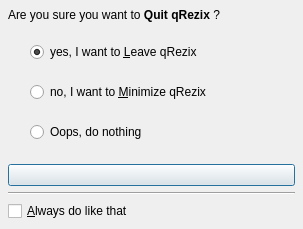
<ui version="4.0" >
 <author></author>
 <comment></comment>
 <exportmacro></exportmacro>
 <class>RzxQuit</class>
 <widget class="QDialog" name="RzxQuit" >
  <property name="geometry" >
   <rect>
    <x>0</x>
    <y>0</y>
    <width>303</width>
    <height>207</height>
   </rect>
  </property>
  <property name="sizePolicy" >
   <sizepolicy>
    <hsizetype>5</hsizetype>
    <vsizetype>5</vsizetype>
    <horstretch>0</horstretch>
    <verstretch>0</verstretch>
   </sizepolicy>
  </property>
  <property name="windowTitle" >
   <string>Quit</string>
  </property>
  <layout class="QGridLayout" >
   <property name="margin" >
    <number>8</number>
   </property>
   <property name="spacing" >
    <number>6</number>
   </property>
   <item row="1" column="1" >
    <layout class="QVBoxLayout" >
     <property name="margin" >
      <number>0</number>
     </property>
     <property name="spacing" >
      <number>6</number>
     </property>
     <item>
      <widget class="QRadioButton" name="radioQuit" >
       <property name="sizePolicy" >
        <sizepolicy>
         <hsizetype>3</hsizetype>
         <vsizetype>0</vsizetype>
         <horstretch>0</horstretch>
         <verstretch>0</verstretch>
        </sizepolicy>
       </property>
       <property name="text" >
        <string>yes, I want to &amp;Leave qRezix</string>
       </property>
       <property name="shortcut" >
        <string>⌥L</string>
       </property>
       <property name="checked" >
        <bool>true</bool>
       </property>
      </widget>
     </item>
     <item>
      <widget class="QRadioButton" name="radioMinimize" >
       <property name="sizePolicy" >
        <sizepolicy>
         <hsizetype>3</hsizetype>
         <vsizetype>0</vsizetype>
         <horstretch>0</horstretch>
         <verstretch>0</verstretch>
        </sizepolicy>
       </property>
       <property name="text" >
        <string>no, I want to &amp;Minimize qRezix</string>
       </property>
       <property name="shortcut" >
        <string>⌥M</string>
       </property>
      </widget>
     </item>
     <item>
      <widget class="QRadioButton" name="radioDoNothing" >
       <property name="sizePolicy" >
        <sizepolicy>
         <hsizetype>7</hsizetype>
         <vsizetype>0</vsizetype>
         <horstretch>0</horstretch>
         <verstretch>0</verstretch>
        </sizepolicy>
       </property>
       <property name="text" >
        <string>Oops, do nothing</string>
       </property>
       <property name="shortcut" >
        <string/>
       </property>
      </widget>
     </item>
    </layout>
   </item>
   <item row="1" column="0" >
    <spacer>
     <property name="orientation" >
      <enum>Qt::Horizontal</enum>
     </property>
     <property name="sizeType" >
      <enum>QSizePolicy::Fixed</enum>
     </property>
     <property name="sizeHint" >
      <size>
       <width>16</width>
       <height>130</height>
      </size>
     </property>
    </spacer>
   </item>
   <item row="0" column="0" colspan="2" >
    <widget class="QLabel" name="lblQuit" >
     <property name="sizePolicy" >
      <sizepolicy>
       <hsizetype>3</hsizetype>
       <vsizetype>4</vsizetype>
       <horstretch>0</horstretch>
       <verstretch>0</verstretch>
      </sizepolicy>
     </property>
     <property name="text" >
      <string>Are you sure you want to &lt;b>Quit qRezix &lt;/b>?</string>
     </property>
    </widget>
   </item>
   <item row="2" column="0" colspan="2" >
    <widget class="QPushButton" name="btnApply" >
     <property name="maximumSize" >
      <size>
       <width>32767</width>
       <height>30</height>
      </size>
     </property>
     <property name="text" >
      <string/>
     </property>
     <property name="shortcut" >
      <string>Return</string>
     </property>
     <property name="checkable" >
      <bool>false</bool>
     </property>
    </widget>
   </item>
   <item row="4" column="0" colspan="2" >
    <widget class="QCheckBox" name="cbSave" >
     <property name="text" >
      <string>&amp;Always do like that</string>
     </property>
     <property name="shortcut" >
      <string>⌥A</string>
     </property>
    </widget>
   </item>
   <item row="3" column="0" colspan="2" >
    <widget class="Line" name="line1" >
     <property name="frameShape" >
      <enum>QFrame::HLine</enum>
     </property>
     <property name="frameShadow" >
      <enum>QFrame::Sunken</enum>
     </property>
     <property name="orientation" >
      <enum>Qt::Horizontal</enum>
     </property>
    </widget>
   </item>
  </layout>
  <widget class="QWidget" name="" >
   <property name="geometry" >
    <rect>
     <x>9</x>
     <y>32</y>
     <width>285</width>
     <height>136</height>
    </rect>
   </property>
  </widget>
 </widget>
 <layoutdefault spacing="6" margin="2" />
 <pixmapfunction>qPixmapFromMimeSource</pixmapfunction>
 <tabstops>
  <tabstop>radioQuit</tabstop>
  <tabstop>radioMinimize</tabstop>
  <tabstop>radioDoNothing</tabstop>
  <tabstop>cbSave</tabstop>
  <tabstop>btnApply</tabstop>
 </tabstops>
 <resources/>
 <connections/>
</ui>
